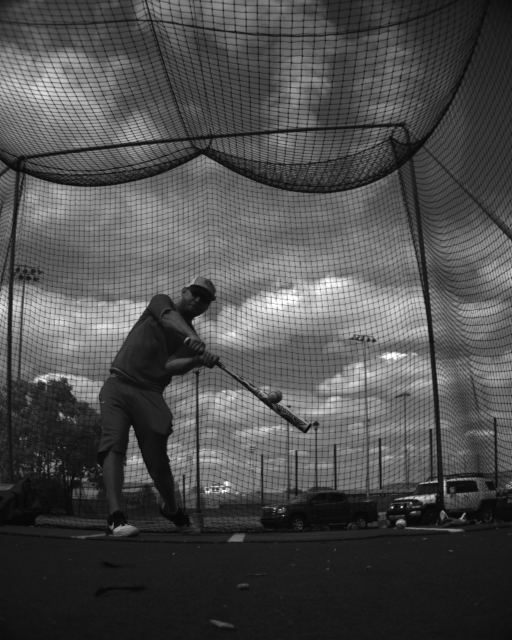
#> input picture img/IMG1.bmp, 1024 x 1280 px (shown at 1/2 size)
$ python findBall_location.py   (older library calls are emulated)
#> lines starting #> are read from the running program, lines starting #| are printed output that depends on the picture
import cv2
import numpy as np
import matplotlib.pyplot as plt

# Initiate parameter
FL = 8
res_w = 1024
res_h = 1280
pixel_size = 0.0048
dist = 4
tilt_angle = 10*np.pi/180
rad_bb = 37.3
fps = 240

# Calculate working distance
wd = dist/np.cos(tilt_angle)

# Calculate diameter of object
diameter_bb = rad_bb*2

# Calculate cx and cy (principal point of image center)
# cx = 1024/2
# cy = 1280/2

# Calculate sensor width and height
sensor_w = res_w * pixel_size
sensor_h = res_h * pixel_size

# Calculate fx and fy
# fx = FL*res_w/sensor_w
# fy = FL*res_h/sensor_h

# Calculate angle of view and field of view for this specific camera
AoV_H = 2*np.arctan(sensor_h/(2*FL)) # rad
AoV_W = 2*np.arctan(sensor_w/(2*FL)) # rad
FoV_H = 2* wd*1000* np.tan(AoV_H/2) # mm
FoV_W = 2* wd*1000* np.tan(AoV_W/2) # mm
# FoV_H2 = sensor_h*wd*1000/FL # mm
# FoV_W2 = sensor_w*wd*1000/FL # mm

# Read image.
img = cv2.imread('img/IMG1.bmp')
#> img is the input picture: shape (1280, 1024, 3); min 4, max 255, mean 76.4
# img = cv2.convertScaleAbs(img,alpha=1.5,beta=20)
template = cv2.imread('img/ball_only.bmp')
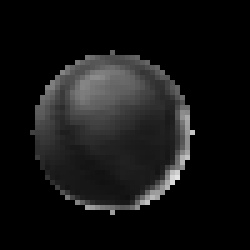
#> input picture img/ball_only.bmp, 50 x 50 px (shown 5 times larger)
#> template is the input picture: shape (50, 50, 3); min 0, max 228, mean 19.8


# Convert to grayscale.
gray = cv2.cvtColor(img, cv2.COLOR_BGR2GRAY)
temp_gray = cv2.cvtColor(template, cv2.COLOR_BGR2GRAY)

# [4 lines of commented-out code are left out]
edges = cv2.Sobel(gray,cv2.CV_8U,1,1,ksize=5)
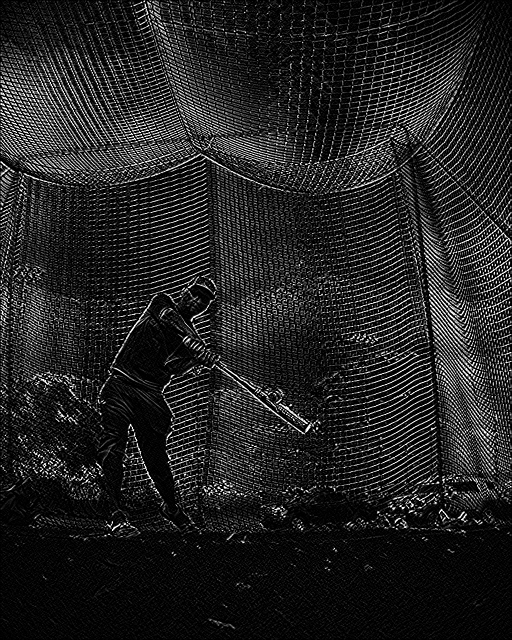
#> edges: shape (1280, 1024) (shown at 1/2 size); min 0, max 255, mean 35.5

# detected_circles = cv2.HoughCircles(edges, cv2.HOUGH_GRADIENT, 1, 50, param1=130, param2=30, minRadius=0, maxRadius=0)


# gray = cv2.GaussianBlur(gray, (23,23),0)
w,h = temp_gray.shape[::-1]
#> w = 50; h = 50

# plt.imshow(gray,cmap='gray')
# plt.imsave('ball2.bmp',img[760:810,430:480])
# plt.show()

methods = 'cv2.TM_CCOEFF_NORMED'
methods = eval(methods)

res = cv2.matchTemplate(gray,temp_gray,methods)
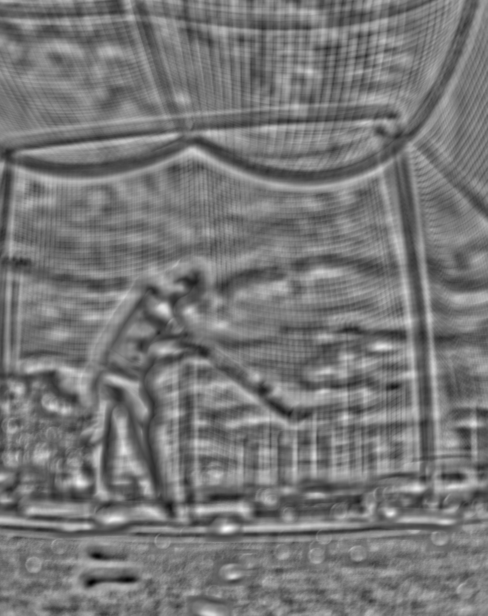
#> res: shape (1231, 975) float32 (shown at 1/2 size); min -0.524, max 0.592, mean -0.00189; drawn with min black and max white
min_val, max_val, min_loc, max_loc = cv2.minMaxLoc(res)
#> min_val = -0.524; max_val = 0.592; min_loc = (183, 1164); max_loc = (454, 1056)
# top_left = min_loc
top_left = max_loc
#> top_left = (454, 1056)
bottom_right = (top_left[0] + w, top_left[1] + h)
#> bottom_right = (504, 1106)
cv2.rectangle(gray,top_left, bottom_right, 255, 2)
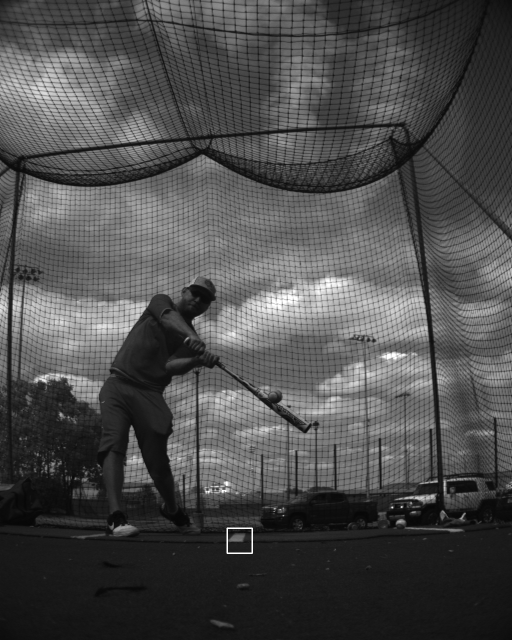
#> gray: shape (1280, 1024) (shown at 1/2 size); min 4, max 255, mean 76.5
plt.imshow(gray,cmap='gray')
plt.show()

# [27 lines of commented-out code are left out]
